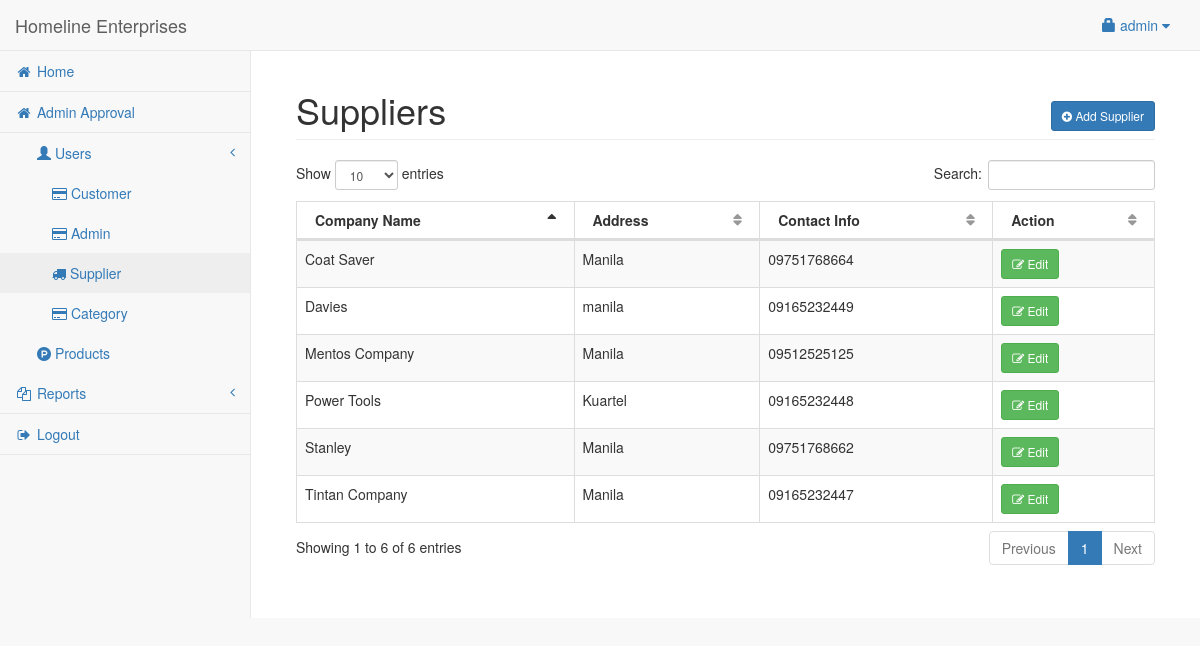
The page /admin/supplier.php (signed in) on the database as committed earlier.
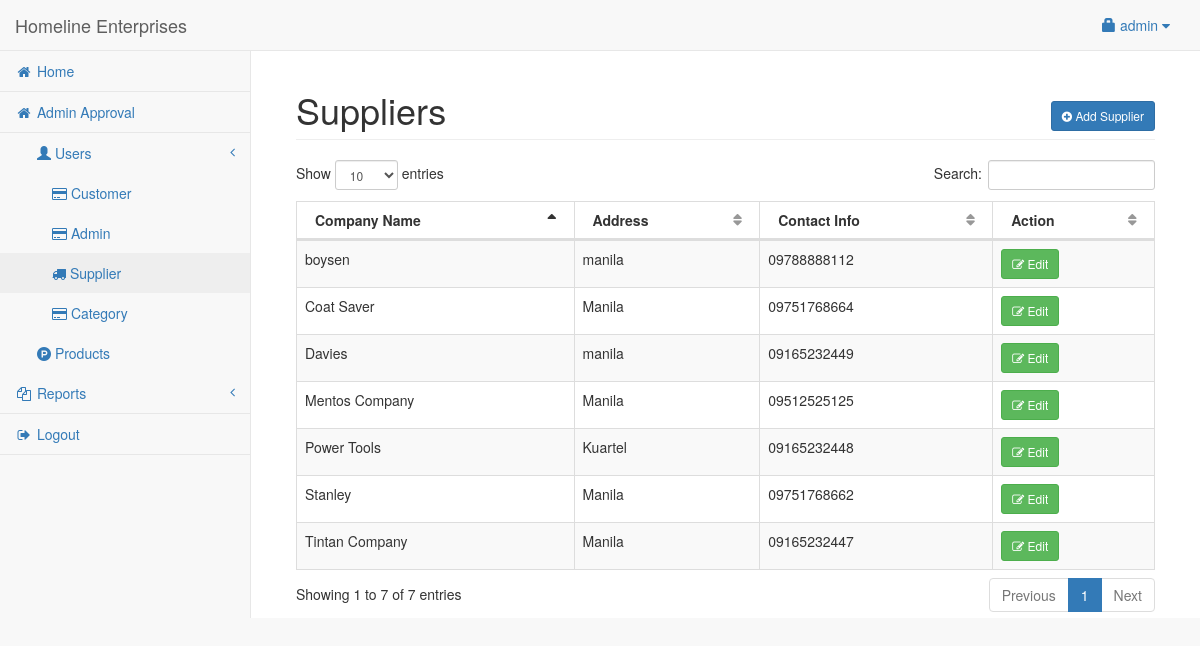
The same page on the database as committed later.
### tables this page shows
CREATE TABLE `supplier` (
  `supplierid` int(11) NOT NULL,
  `company_name` varchar(50) NOT NULL,
  `company_address` varchar(150) NOT NULL,
  `contact` varchar(50) NOT NULL
);

### admin/supplier.php (the view, shortened to what this page needs)
<?php include('header.php'); ?>
<body>
<div id="wrapper">
<?php include('navbar.php'); ?>
<div style="height:50px;"></div>
<div id="page-wrapper">
<div class="container-fluid">
	<div class="row">
        <div class="col-lg-12">
            <h1 class="page-header">Suppliers
				<span class="pull-right">
					<button class="btn btn-primary btn-sm" data-toggle="modal" data-target="#addsupplier"><i class="fa fa-plus-circle"></i> Add Supplier</button>
				</span>
			</h1>
        </div>
    </div>
    <div class="row">
        <div class="col-lg-12">
            <table width="100%" class="table table-striped table-bordered table-hover" id="supTable">
                <thead>
                    <tr>
                        <th>Company Name</th>
						<th>Address</th>
                        <th>Contact Info</th>
						<th>Action</th>
                    </tr>
                </thead>
                <tbody>
				<?php
				$sq=mysqli_query($conn,"select supplierid, company_name,company_address,contact from supplier");
				while($sqrow=mysqli_fetch_array($sq)){
					?>
						<tr>
							<td><?php echo $sqrow['company_name']; ?></td>
							<td><?php echo $sqrow['company_address']; ?></td>
							<td><?php echo $sqrow['contact']; ?></td>
							<td>
								<button class="btn btn-success btn-sm" data-toggle="modal" data-target="#edit_<?php echo $sqrow['supplierid']; ?>"><i class="fa fa-edit"></i> Edit</button>
							</td>
						</tr>
					<?php
					}
				?>
                </tbody>
            </table>
        </div>
    </div>
</div>
</div>
</div>
</body>
</html>

Rows that differ between the two databases and show on the page:
added supplier: company_name "boysen", company_address "manila", contact "09788888112"
Other text that changed with them:
text written by a page script: "Show entries Search: Showing 1 to 6 of 6 entries Previous 1 Next" → "Show entries Search: Showing 1 to 7 of 7 entries Previous 1 Next"
